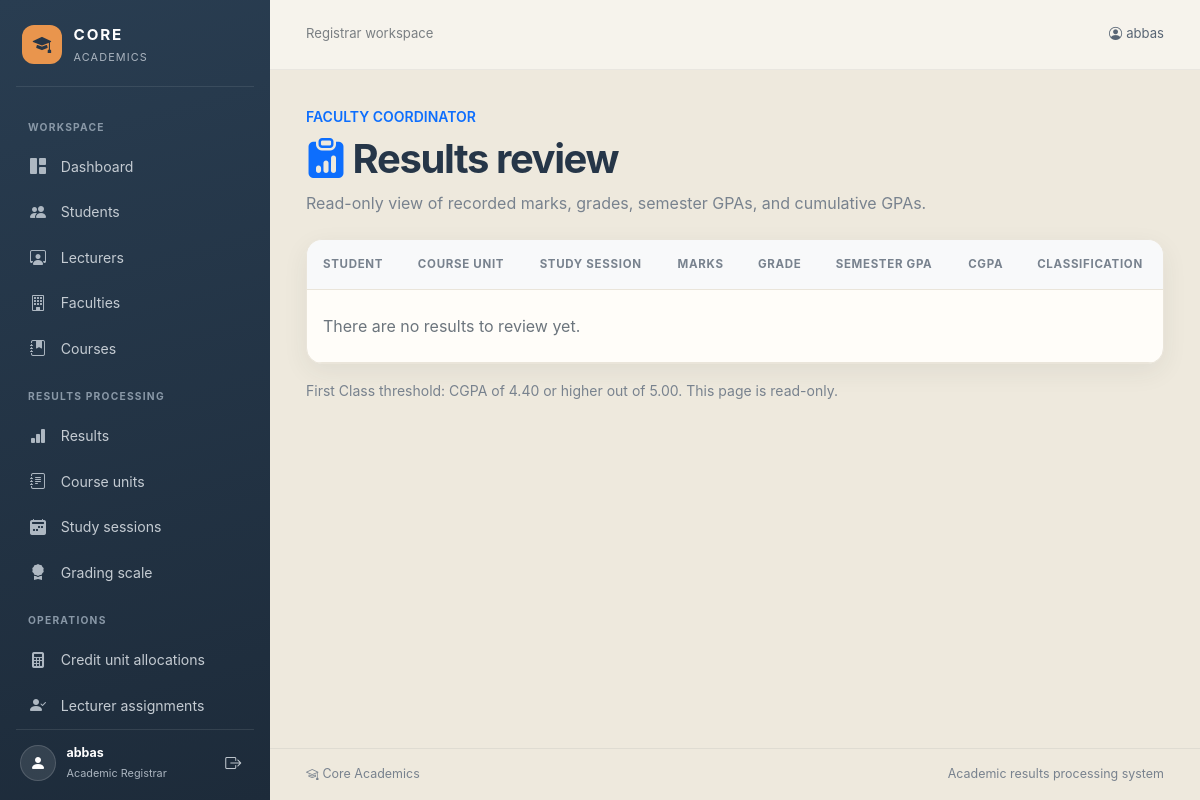
Page /academics/coordinator/ (signed in) on the earlier database version.
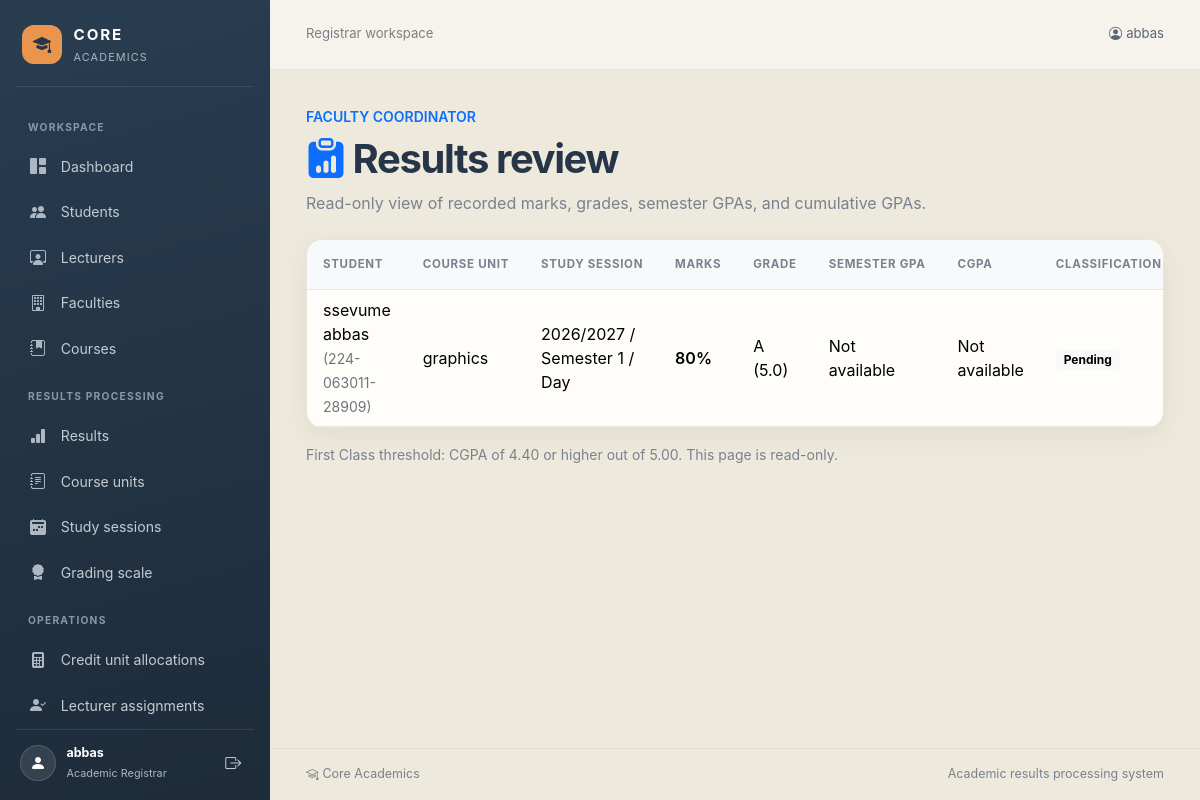
Same page on the later database version.
### academics/models.py (models this page shows, shortened)
class Result(models.Model):
    result_id = models.AutoField(primary_key=True, db_column='ResultId')
    student = models.ForeignKey(
        Student,
        on_delete=models.PROTECT,
        db_column='StudentId',
        related_name='results',
    )
    unit = models.ForeignKey(
        CourseUnit,
        on_delete=models.PROTECT,
        db_column='UnitCode',
        related_name='results',
    )
    session = models.ForeignKey(
        StudySession,
        on_delete=models.PROTECT,
        db_column='SessionId',
        related_name='results',
    )
    entered_by = models.ForeignKey(
        Lecturer,
        on_delete=models.SET_NULL,
        null=True,
        blank=True,
        related_name='entered_results',
    )
    marks = models.IntegerField(db_column='Marks')
    class Meta:
        db_table = 'RESULTS'
        constraints = [
            models.UniqueConstraint(
                fields=('student', 'unit', 'session'),
                name='uniq_result_stu_unit_sess',
            ),
            models.CheckConstraint(
                condition=Q(marks__gte=0, marks__lte=100),
                name='result_marks_0_100',
            ),
        ]

class Student(models.Model):
    class Gender(models.TextChoices):
        MALE = 'M', 'Male'
        FEMALE = 'F', 'Female'
    student_id = models.AutoField(primary_key=True, db_column='StudentId')
    reg_no = models.CharField(max_length=30, db_column='Reg_No')
    student_name = models.CharField(max_length=50, db_column='StudentName')
    gender = models.CharField(max_length=1, choices=Gender.choices, db_column='Gender')
    contact = models.CharField(max_length=10, db_column='Contact')
    course = models.ForeignKey(
        Course,
        on_delete=models.PROTECT,
        db_column='CourseCode',
        related_name='students',
    )
    faculty = models.ForeignKey(
        Faculty,
        on_delete=models.PROTECT,
        related_name='students',
    )
    date_of_birth = models.DateField(null=True, blank=True, db_column='DATE_OF_BIRTH')
    class Meta:
        db_table = 'STUDENT'

class CourseUnit(models.Model):
    class Semester(models.TextChoices):
        ONE = '1', 'Semester 1'
        TWO = '2', 'Semester 2'
    course = models.ForeignKey(
        Course,
        on_delete=models.PROTECT,
        null=True,
        related_name='course_units',
    )
    unit_code = models.AutoField(primary_key=True, db_column='UnitCode')
    unit_name = models.CharField(max_length=30, db_column='UnitName')
    academic_year = models.CharField(max_length=9, db_column='AcademicYear')
    semester = models.CharField(max_length=1, choices=Semester.choices, db_column='Semester')
    lecturers = models.ManyToManyField(
        'Lecturer',
        through='UnitAssignment',
        related_name='course_units',
        blank=True,
    )
    class Meta:
        db_table = 'COURSEUNIT'

class StudySession(models.Model):
    class Semester(models.TextChoices):
        ONE = '1', 'Semester 1'
        TWO = '2', 'Semester 2'
    class Status(models.TextChoices):
        ONGOING = 'Ongoing', 'Ongoing'
        COMPLETED = 'Completed', 'Completed'
    class Period(models.TextChoices):
        DAY = 'Day', 'Day'
        EVENING = 'Evening', 'Evening'
    session_id = models.AutoField(primary_key=True, db_column='SessionId')
    academic_year = models.CharField(max_length=10, db_column='Academic_Year')
    semester = models.CharField(max_length=1, choices=Semester.choices, db_column='Semester')
    study_period = models.CharField(
        max_length=7,
        choices=Period.choices,
        default=Period.DAY,
    )
    status = models.CharField(max_length=9, choices=Status.choices, db_column='Status')
    class Meta:
        db_table = 'STUDYSESSION'

class Grading(models.Model):
    grade_id = models.AutoField(primary_key=True, db_column='GradeId')
    min_marks = models.IntegerField(db_column='Min_Marks')
    max_marks = models.IntegerField(db_column='Max_Marks')
    grade_symbol = models.CharField(max_length=2, db_column='Grade_Symbol')
    grade_points = models.DecimalField(
        max_digits=3,
        decimal_places=1,
        db_column='Grade_Points',
    )
    class Meta:
        db_table = 'GRADING'

### academics/views.py (the view)
# urls.py: path('coordinator/', views.coordinator_dashboard, name='coordinator-dashboard'),
@coordinator_required
def coordinator_dashboard(request):
    results = (
        models.Result.objects.select_related(
            'student',
            'unit',
            'unit__credit_allocation',
            'session',
        )
        .order_by(
            '-session__academic_year',
            'session__semester',
            'student__student_name',
        )
    )
    result_rows = []
    student_cgpas = {}
    student_semester_gpas = {}
    grades_by_marks = {}
    for result in results:
        if result.student_id not in student_cgpas:
            student_cgpas[result.student_id] = calculate_cgpa(result.student)
        semester_key = (result.student_id, result.session_id)
        if semester_key not in student_semester_gpas:
            student_semester_gpas[semester_key] = calculate_semester_gpa(
                result.student,
                result.session,
            )
        if result.marks not in grades_by_marks:
            grades_by_marks[result.marks] = get_grade_for_marks(result.marks)
        cgpa = student_cgpas[result.student_id]
        result_rows.append(
            {
                'result': result,
                'grade': grades_by_marks[result.marks],
                'semester_gpa': student_semester_gpas[semester_key],
                'cgpa': cgpa,
                'first_class': is_first_class(cgpa),
            }
        )
    return render(
        request,
        'academics/coordinator_dashboard.html',
        {'result_rows': result_rows},
    )

### academics/templates/academics/coordinator_dashboard.html (shortened to what this page needs)
{% extends "academics/base.html" %}
{% block content %}
<div class="mb-4">
    <p class="text-uppercase small fw-semibold text-primary mb-2">Faculty Coordinator</p>
    <h1 class="page-heading display-6 mb-2"><i class="bi bi-clipboard-data-fill me-2 text-primary" aria-hidden="true"></i>Results review</h1>
    <p class="page-subtitle mb-0">Read-only view of recorded marks, grades, semester GPAs, and cumulative GPAs.</p>
</div>
<div class="surface overflow-hidden">
    <div class="table-responsive">
        <table class="table table-hover align-middle mb-0">
            <thead class="table-light">
                <tr>
                    <th class="px-3 py-3">Student</th>
                    <th class="px-3 py-3">Course unit</th>
                    <th class="px-3 py-3">Study session</th>
                    <th class="px-3 py-3">Marks</th>
                    <th class="px-3 py-3">Grade</th>
                    <th class="px-3 py-3">Semester GPA</th>
                    <th class="px-3 py-3">CGPA</th>
                    <th class="px-3 py-3">Classification</th>
                </tr>
            </thead>
            <tbody>
                {% for row in result_rows %}
                    <tr>
                        <td class="px-3">{{ row.result.student.student_name }} <span class="text-secondary small">({{ row.result.student.reg_no }})</span></td>
                        <td class="px-3">{{ row.result.unit.unit_name }}</td>
                        <td class="px-3">{{ row.result.session.academic_year }} / Semester {{ row.result.session.semester }} / {{ row.result.session.study_period }}</td>
                        <td class="px-3 fw-semibold">{{ row.result.marks }}%</td>
                        <td class="px-3">{% if row.grade %}{{ row.grade.grade_symbol }} ({{ row.grade.grade_points }}){% else %}Not available{% endif %}</td>
                        <td class="px-3">{% if row.semester_gpa is not None %}{{ row.semester_gpa }} / 5.00{% else %}Not available{% endif %}</td>
                        <td class="px-3">{% if row.cgpa is not None %}{{ row.cgpa }} / 5.00{% else %}Not available{% endif %}</td>
                        <td class="px-3">
                            {% if row.cgpa is None %}
                                <span class="badge text-bg-light">Pending</span>
                            {% elif row.first_class %}
                                <span class="badge text-bg-success">First Class</span>
                            {% else %}
                                <span class="badge text-bg-secondary">Other</span>
                            {% endif %}
                        </td>
                    </tr>
                {% empty %}
                    <tr><td class="px-3 py-4 text-secondary" colspan="8">There are no results to review yet.</td></tr>
                {% endfor %}
            </tbody>
        </table>
    </div>
</div>
<p class="page-subtitle small mt-3">First Class threshold: CGPA of 4.40 or higher out of 5.00. This page is read-only.</p>
{% endblock %}

### academics/templates/academics/base.html (shortened to what this page needs)
{% load static %}
<!doctype html>
<html lang="en">
<head>
    <link href="https://cdn.jsdelivr.net/npm/bootstrap@5.3.8/dist/css/bootstrap.min.css" rel="stylesheet">
    <link rel="stylesheet" href="https://cdn.jsdelivr.net/npm/bootstrap-icons@1.11.3/font/bootstrap-icons.min.css">
    <link rel="stylesheet" href="{% static 'academics/css/app.css' %}">
</head>
<body>
<div class="app-layout">
    {% if user.is_authenticated %}
        <aside class="app-sidebar offcanvas-lg offcanvas-start" tabindex="-1" id="appSidebar" aria-labelledby="appSidebarLabel">
            <div class="sidebar-heading">
                <a class="sidebar-brand" href="{% url 'academics:index' %}" id="appSidebarLabel">
                    <span class="brand-mark"><i class="bi bi-mortarboard-fill" aria-hidden="true"></i></span>
                    <span><strong>CORE</strong><small>ACADEMICS</small></span>
                </a>
            </div>
            <nav class="sidebar-nav" aria-label="Main navigation">
                {% if is_academic_registrar %}
                    <span class="sidebar-section-label">WORKSPACE</span>
                    <a class="sidebar-link" href="{% url 'academics:index' %}"><i class="bi bi-grid-1x2-fill" aria-hidden="true"></i><span>Dashboard</span></a>
                    <a class="sidebar-link" href="{% url 'academics:model-list' 'students' %}"><i class="bi bi-people-fill" aria-hidden="true"></i><span>Students</span></a>
                    <a class="sidebar-link" href="{% url 'academics:model-list' 'lecturers' %}"><i class="bi bi-person-workspace" aria-hidden="true"></i><span>Lecturers</span></a>
                    <a class="sidebar-link" href="{% url 'academics:model-list' 'faculties' %}"><i class="bi bi-building" aria-hidden="true"></i><span>Faculties</span></a>
                    <a class="sidebar-link" href="{% url 'academics:model-list' 'courses' %}"><i class="bi bi-journal-bookmark-fill" aria-hidden="true"></i><span>Courses</span></a>
                    <span class="sidebar-section-label">RESULTS PROCESSING</span>
                    <a class="sidebar-link" href="{% url 'academics:model-list' 'results' %}"><i class="bi bi-bar-chart-fill" aria-hidden="true"></i><span>Results</span></a>
                    <a class="sidebar-link" href="{% url 'academics:model-list' 'course-units' %}"><i class="bi bi-journal-text" aria-hidden="true"></i><span>Course units</span></a>
                    <a class="sidebar-link" href="{% url 'academics:model-list' 'study-sessions' %}"><i class="bi bi-calendar2-week-fill" aria-hidden="true"></i><span>Study sessions</span></a>
                    <a class="sidebar-link" href="{% url 'academics:model-list' 'gradings' %}"><i class="bi bi-award-fill" aria-hidden="true"></i><span>Grading scale</span></a>
                    <span class="sidebar-section-label">OPERATIONS</span>
                    <a class="sidebar-link" href="{% url 'academics:model-list' 'unit-assignments' %}"><i class="bi bi-calculator-fill" aria-hidden="true"></i><span>Credit unit allocations</span></a>
                    <a class="sidebar-link" href="{% url 'academics:model-list' 'lecturer-assignments' %}"><i class="bi bi-person-check-fill" aria-hidden="true"></i><span>Lecturer assignments</span></a>
                {% endif %}
            </nav>
            <div class="sidebar-footer">
                <span class="sidebar-avatar"><i class="bi bi-person-fill" aria-hidden="true"></i></span>
                <span class="sidebar-user"><strong>{{ user.get_username }}</strong><small>{% if is_academic_registrar %}Academic Registrar{% elif is_lecturer %}Lecturer{% elif is_faculty_coordinator %}Faculty Coordinator{% else %}Staff account{% endif %}</small></span>
                <form method="post" action="{% url 'logout' %}">
                    <button class="sidebar-logout" type="submit" aria-label="Log out" title="Log out"><i class="bi bi-box-arrow-right" aria-hidden="true"></i></button>
                </form>
            </div>
        </aside>
    {% endif %}
    <div class="app-main-panel">
        <header class="app-topbar">
            <div class="d-flex align-items-center gap-3">
                <span class="topbar-context">{% block page_context %}{% if is_academic_registrar %}Registrar workspace{% elif is_lecturer %}Lecturer workspace{% elif is_faculty_coordinator %}Coordinator workspace{% else %}Academic results processing{% endif %}{% endblock %}</span>
            </div>
            <div class="d-flex align-items-center gap-3">
                {% if user.is_authenticated %}
                    <span class="topbar-user"><i class="bi bi-person-circle me-1" aria-hidden="true"></i>{{ user.get_username }}</span>
                {% else %}
                    <a class="btn btn-sm btn-primary" href="{% url 'login' %}">Sign in</a>
                {% endif %}
            </div>
        </header>
        <main class="app-main">
            {% block content %}{% endblock %}
        </main>
        <footer class="app-footer">
            <span><i class="bi bi-mortarboard me-1" aria-hidden="true"></i>Core Academics</span>
            <span>Academic results processing system</span>
        </footer>
    </div>
</div>
</body>
</html>

Differences in the rows shown:
added Result: result.student.student_name "ssevume abbas", result.student.reg_no "224-063011-28909", result.unit.unit_name "graphics", result.session.academic_year "2026/2027", result.session.semester "1", result.session.study_period "Day", result.marks "80", grade.grade_symbol "A", grade.grade_points "5.0"
Other differences:
text no longer shown: "There are no results to review yet."
